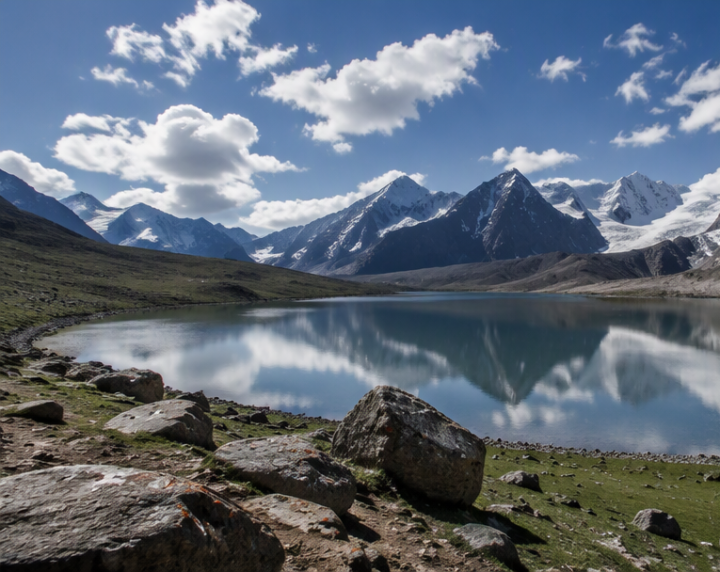
#> input picture 应用层项目/全景图像拼接/assets/pan_01.png, 720 x 572 px; its folder holds 3 pictures in this run
$ python demo.py   (older library calls are emulated)
#> lines starting #> are read from the running program, lines starting #| are printed output that depends on the picture
# -*- coding: utf-8 -*-
"""全景图像拼接：用 Stitcher 把三张有重叠的视图拼成全景，并给出接缝检查图。

思路：
    1. Stitcher(SCANS) 内部做特征匹配 + 相机参数估计 + 接缝搜索 + 多频段融合；
    2. 拼接成功时输出全景图，并把每张输入按顺序排在下方作为来源对照；
    3. 额外输出一张“接缝带”灰度梯度图，便于检查融合有没有重影；
    4. 失败时打印 Stitcher 返回状态码，便于定位是哪一步不满足。

核心函数：cv2.Stitcher_create / stitcher.stitch
输出：output/panorama.png、panorama_sources.png、panorama_seam.png
"""

import argparse
import glob
import os
import sys

try:
    import cv2
    import numpy as np
except ImportError:  # pragma: no cover
    sys.exit("缺少依赖：pip install opencv-contrib-python numpy")

HERE = os.path.dirname(os.path.abspath(__file__))
PROJ = os.path.dirname(HERE)
ASSETS = os.path.join(PROJ, "assets")
OUT = os.path.join(PROJ, "output")

CODES = {0: "OK", 1: "需要更多图像", 2: "图像互相不匹配", 3: "相机参数估计失败"}


def out_path(name):
    os.makedirs(OUT, exist_ok=True)
    return os.path.join(OUT, name)


def main():
    ap = argparse.ArgumentParser(description="多视图全景拼接")
    ap.add_argument("--mode", default="SCANS", choices=["SCANS", "PANORAMA"])
    ap.add_argument("--display", action="store_true")
    args = ap.parse_args()

    files = sorted(glob.glob(os.path.join(ASSETS, "pan_*.png")))
    if len(files) < 2:
        sys.exit("至少需要两张 pan_*.png")
    images = [cv2.imread(p) for p in files]
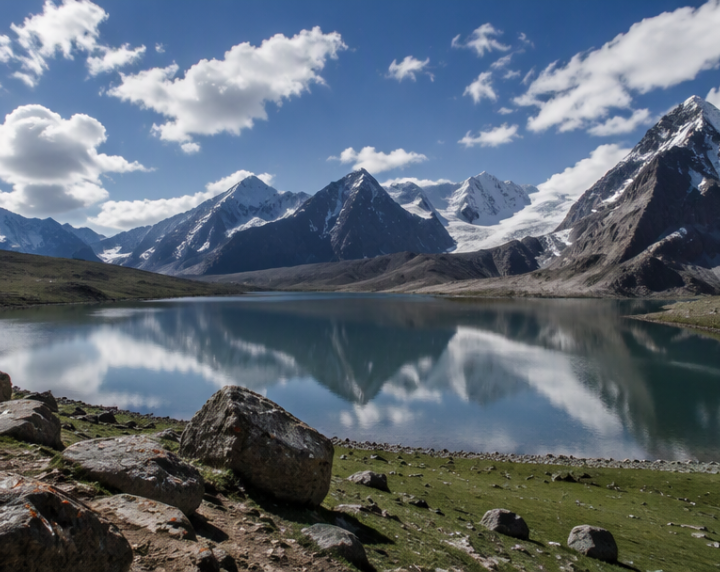
#> input picture 应用层项目/全景图像拼接/assets/pan_02.png, 720 x 572 px
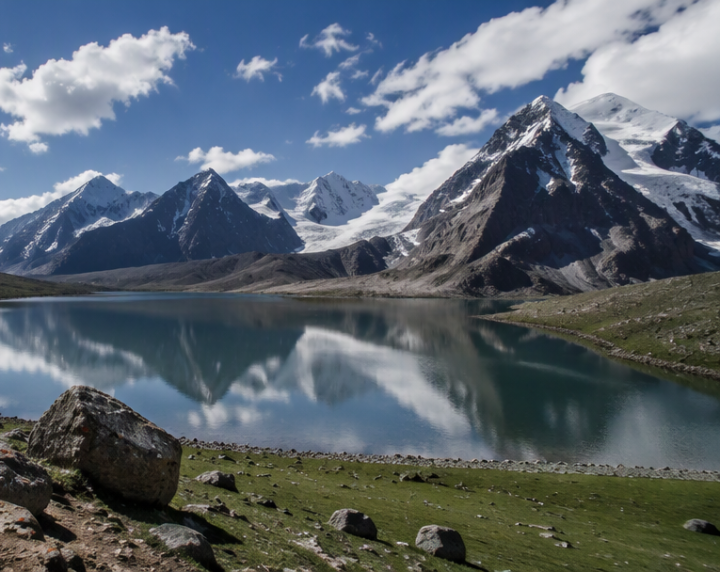
#> input picture 应用层项目/全景图像拼接/assets/pan_03.png, 720 x 572 px
#> images = 3 items
    print("输入 %d 张，尺寸 %s" % (len(images), [im.shape[1::-1] for im in images]))
#| 输入 3 张，尺寸 [(720, 572), (720, 572), (720, 572)]

    mode = cv2.Stitcher_SCANS if args.mode == "SCANS" else cv2.Stitcher_PANORAMA
    stitcher = cv2.Stitcher_create(mode)
    status, pano = stitcher.stitch(images)
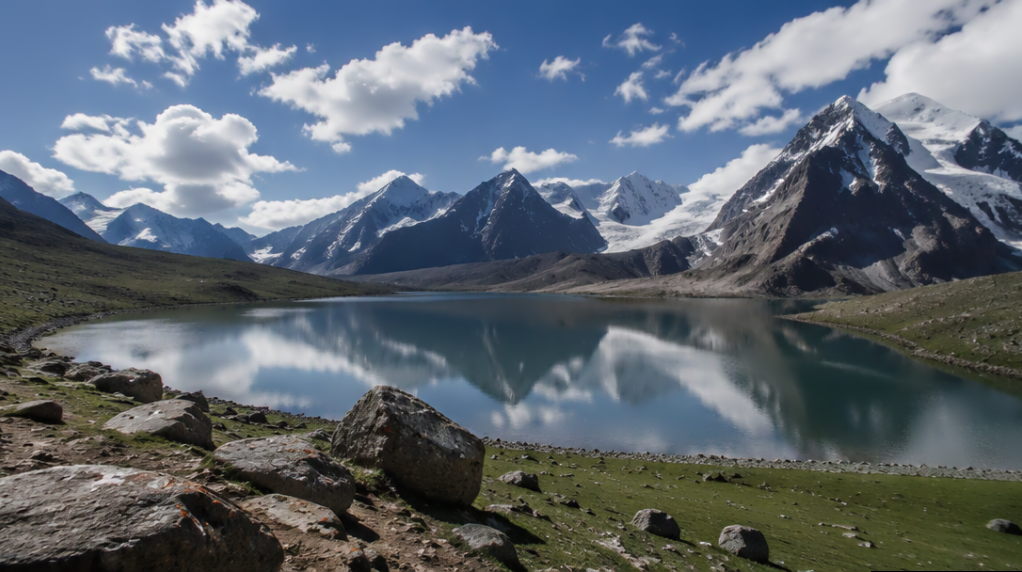
#> pano: shape (572, 1022, 3); mean of channels 0, 1, 2 113.3, 104.1, 94.4; drawn as B, G, R
#> status = 0
    print("拼接状态码 %d（%s）" % (status, CODES.get(status, "未知")))
#| 拼接状态码 0（OK）
    if status != 0 or pano is None:
        sys.exit("拼接失败，检查输入是否有足够重叠")

    print("全景尺寸 %dx%d，放大 %.1f 倍" % (pano.shape[1], pano.shape[0],
                                          pano.shape[1] / float(images[0].shape[1])))
#| 全景尺寸 1022x572，放大 1.4 倍
    cv2.imwrite(out_path("panorama.png"), pano)

    thumbs = [cv2.resize(im, (pano.shape[1] // len(images), int(im.shape[0] * (pano.shape[1] / len(images)) / im.shape[1])))
              for im in images]
#> thumbs = 3 items
    row = np.hstack(thumbs)
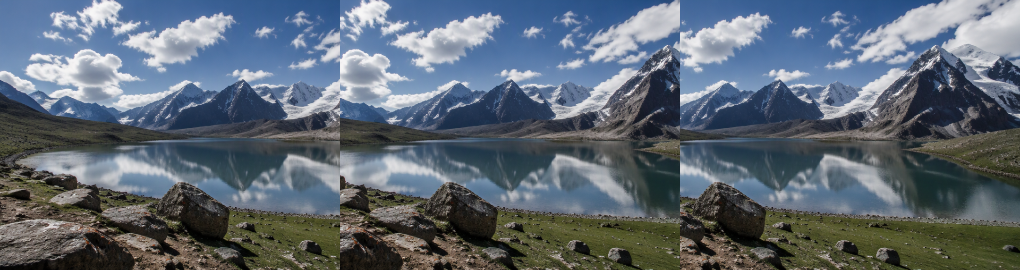
#> row: shape (270, 1020, 3); mean of channels 0, 1, 2 115.3, 104.3, 93.5; drawn as B, G, R
    for i, im in enumerate(thumbs):
        cv2.putText(im, "#%d" % (i + 1), (10, 28), cv2.FONT_HERSHEY_SIMPLEX, 0.8, (0, 255, 255), 2)
#> this loop made 3 passes
    cv2.imwrite(out_path("panorama_sources.png"), np.vstack([cv2.resize(pano, (row.shape[1], int(pano.shape[0] * row.shape[1] / pano.shape[1]))), row]))
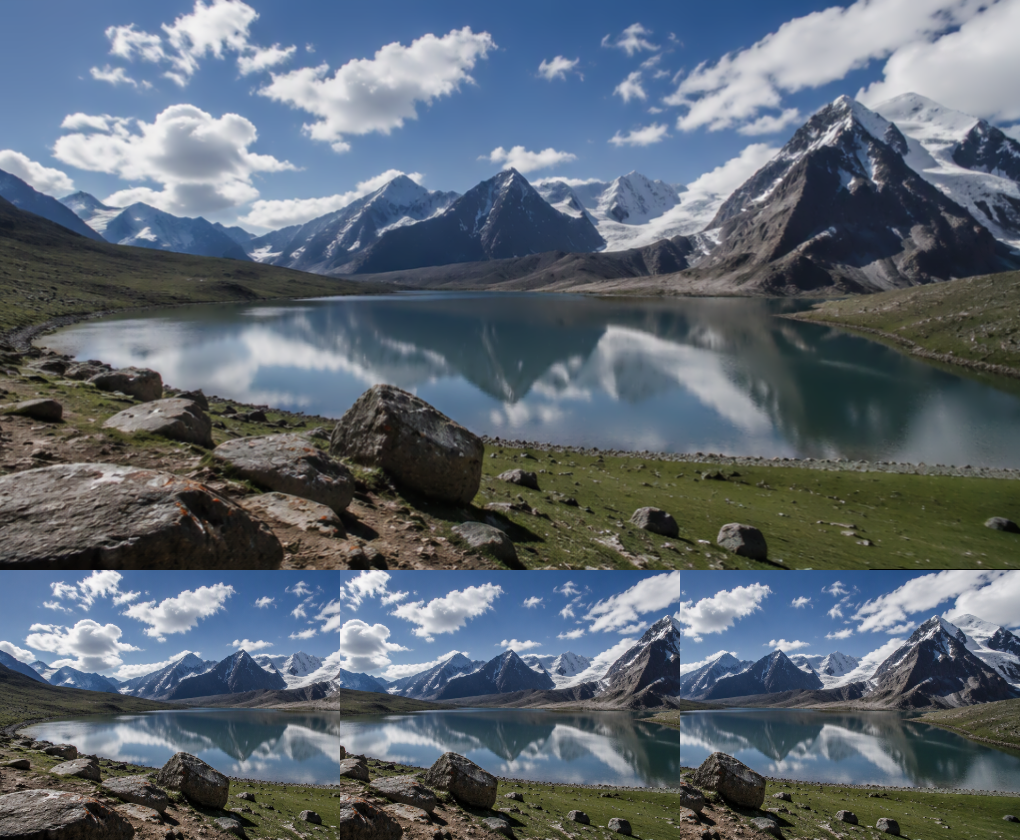
#> saved as panorama_sources.png: shape (840, 1020, 3); mean B, G, R 113.9, 104.1, 94

    gray = cv2.cvtColor(pano, cv2.COLOR_BGR2GRAY)
    edges = cv2.Laplacian(gray, cv2.CV_32F)
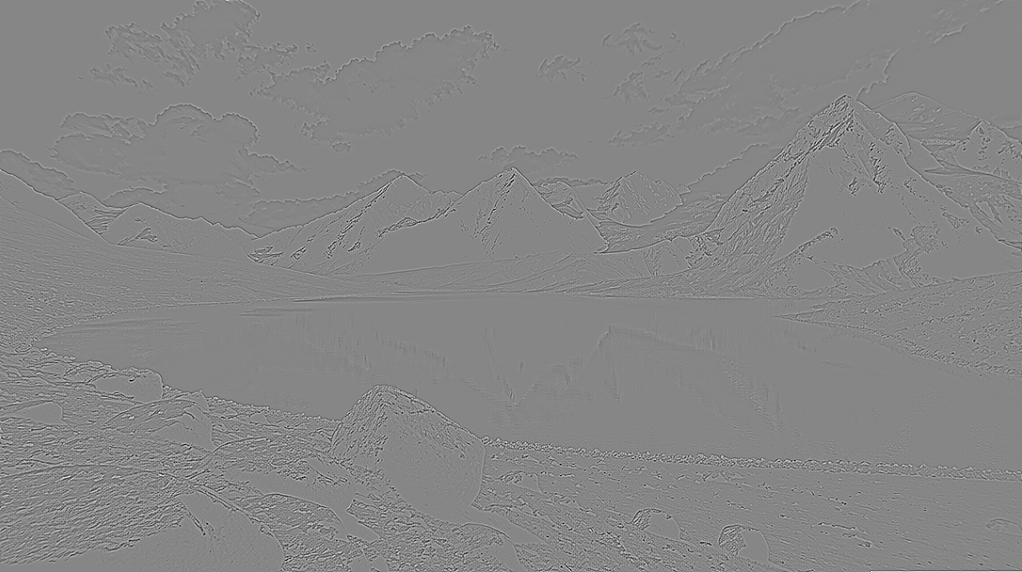
#> edges: shape (572, 1022) float32; min -238, max 214, mean 0; drawn with min black and max white
    seam = cv2.normalize(np.abs(edges), None, 0, 255, cv2.NORM_MINMAX).astype(np.uint8)
    cv2.imwrite(out_path("panorama_seam.png"), cv2.applyColorMap(seam, cv2.COLORMAP_INFERNO))
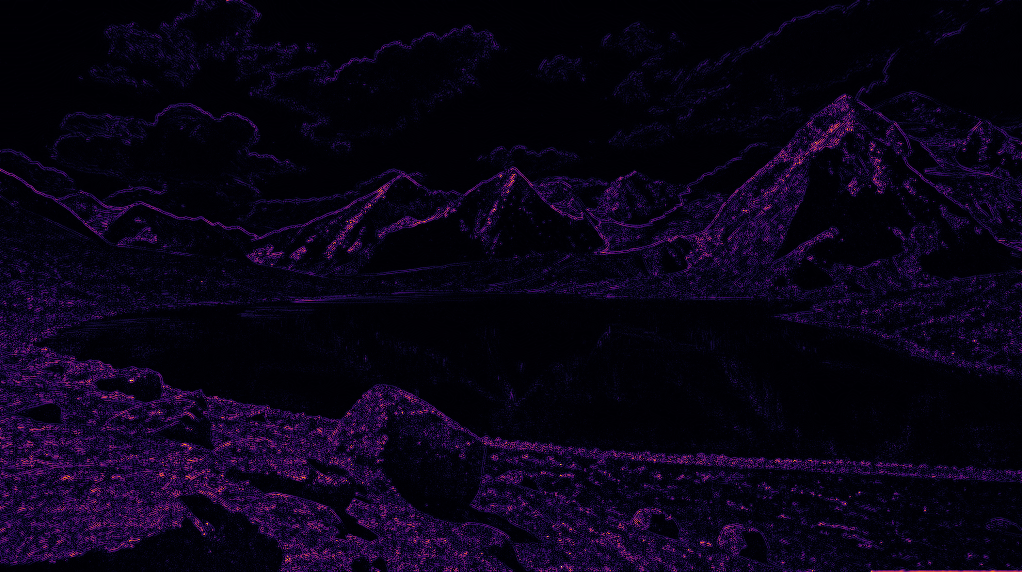
#> saved as panorama_seam.png: shape (572, 1022, 3); mean B, G, R 21.8, 3.5, 10
    print("已保存 output/panorama.png、panorama_sources.png、panorama_seam.png")

    if args.display:
        cv2.imshow("panorama", cv2.resize(pano, None, fx=0.6, fy=0.6))
        cv2.waitKey(0)
        cv2.destroyAllWindows()


if __name__ == "__main__":
    main()
